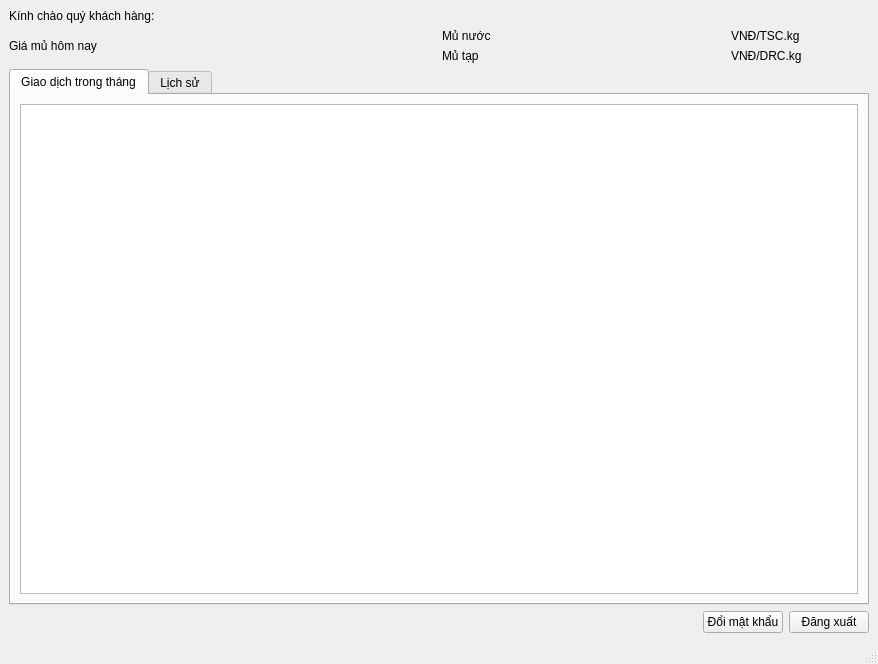
<?xml version="1.0" encoding="UTF-8"?>
<ui version="4.0">
 <class>KhachHangWindow</class>
 <widget class="QMainWindow" name="KhachHangWindow">
  <property name="geometry">
   <rect>
    <x>0</x>
    <y>0</y>
    <width>878</width>
    <height>664</height>
   </rect>
  </property>
  <property name="windowTitle">
   <string>MainWindow</string>
  </property>
  <widget class="QWidget" name="centralwidget">
   <layout class="QGridLayout" name="gridLayout">
    <item row="0" column="0">
     <layout class="QHBoxLayout" name="horizontalLayout_5">
      <item>
       <widget class="QLabel" name="label">
        <property name="text">
         <string>Kính chào quý khách hàng:</string>
        </property>
       </widget>
      </item>
      <item>
       <widget class="QPushButton" name="pushButtonThongTinKhachHang">
        <property name="styleSheet">
         <string notr="true">border: none;
</string>
        </property>
        <property name="text">
         <string/>
        </property>
       </widget>
      </item>
     </layout>
    </item>
    <item row="1" column="0">
     <layout class="QHBoxLayout" name="horizontalLayout_3">
      <item>
       <widget class="QLabel" name="label_2">
        <property name="text">
         <string>Giá mủ hôm nay</string>
        </property>
       </widget>
      </item>
      <item>
       <layout class="QVBoxLayout" name="verticalLayout">
        <item>
         <layout class="QHBoxLayout" name="horizontalLayout">
          <item>
           <widget class="QLabel" name="label_3">
            <property name="text">
             <string>Mủ nước</string>
            </property>
           </widget>
          </item>
          <item>
           <widget class="QLabel" name="labelGiaMuNuoc">
            <property name="text">
             <string/>
            </property>
           </widget>
          </item>
          <item>
           <widget class="QLabel" name="label_5">
            <property name="text">
             <string>VNĐ/TSC.kg</string>
            </property>
           </widget>
          </item>
         </layout>
        </item>
        <item>
         <layout class="QHBoxLayout" name="horizontalLayout_2">
          <item>
           <widget class="QLabel" name="label_4">
            <property name="text">
             <string>Mủ tạp    </string>
            </property>
           </widget>
          </item>
          <item>
           <widget class="QLabel" name="labelGiaMuTap">
            <property name="text">
             <string/>
            </property>
           </widget>
          </item>
          <item>
           <widget class="QLabel" name="label_6">
            <property name="text">
             <string>VNĐ/DRC.kg</string>
            </property>
           </widget>
          </item>
         </layout>
        </item>
       </layout>
      </item>
     </layout>
    </item>
    <item row="2" column="0">
     <widget class="QTabWidget" name="tabWidget">
      <property name="enabled">
       <bool>true</bool>
      </property>
      <property name="sizePolicy">
       <sizepolicy hsizetype="Expanding" vsizetype="Expanding">
        <horstretch>0</horstretch>
        <verstretch>0</verstretch>
       </sizepolicy>
      </property>
      <property name="currentIndex">
       <number>0</number>
      </property>
      <widget class="QWidget" name="tab">
       <attribute name="title">
        <string>Giao dịch trong tháng</string>
       </attribute>
       <layout class="QGridLayout" name="gridLayout_2">
        <item row="0" column="0">
         <widget class="QTableWidget" name="tableWidgetGiaoDichThang"/>
        </item>
       </layout>
      </widget>
      <widget class="QWidget" name="tab_2">
       <attribute name="title">
        <string>Lịch sử</string>
       </attribute>
       <layout class="QGridLayout" name="gridLayout_3">
        <item row="0" column="0">
         <widget class="QTableWidget" name="tableWidgetLichSu"/>
        </item>
       </layout>
      </widget>
     </widget>
    </item>
    <item row="3" column="0">
     <layout class="QHBoxLayout" name="horizontalLayout_4">
      <item>
       <spacer name="horizontalSpacer">
        <property name="orientation">
         <enum>Qt::Orientation::Horizontal</enum>
        </property>
        <property name="sizeHint" stdset="0">
         <size>
          <width>40</width>
          <height>20</height>
         </size>
        </property>
       </spacer>
      </item>
      <item>
       <widget class="QPushButton" name="pushButtonDoiMatKhau">
        <property name="text">
         <string>Đổi mật khẩu</string>
        </property>
       </widget>
      </item>
      <item>
       <widget class="QPushButton" name="pushButtonDangXuat">
        <property name="text">
         <string>Đăng xuất</string>
        </property>
       </widget>
      </item>
     </layout>
    </item>
   </layout>
  </widget>
  <widget class="QMenuBar" name="menubar">
   <property name="geometry">
    <rect>
     <x>0</x>
     <y>0</y>
     <width>878</width>
     <height>22</height>
    </rect>
   </property>
  </widget>
  <widget class="QStatusBar" name="statusbar"/>
 </widget>
 <resources/>
 <connections/>
</ui>
